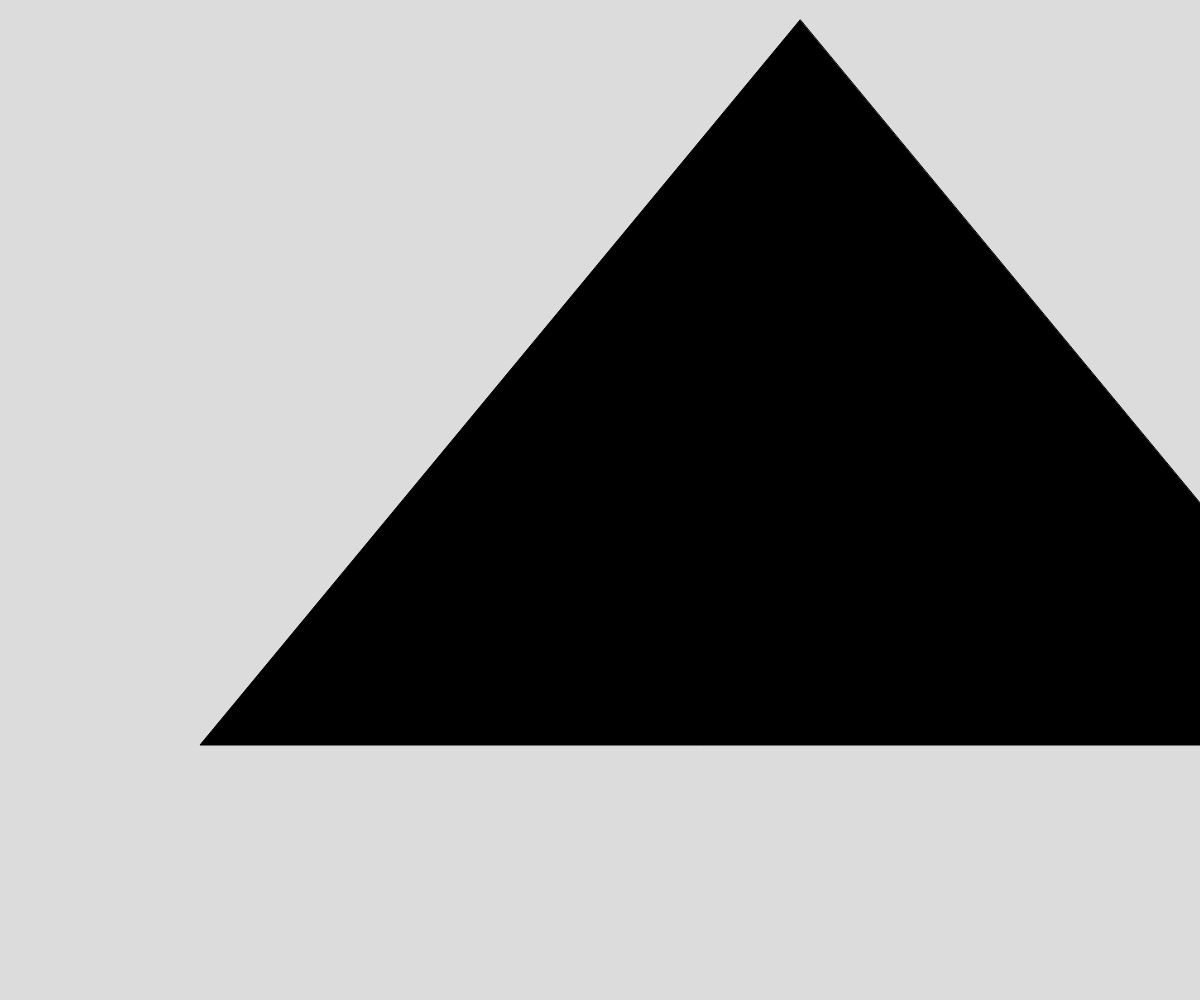
Frame 1 (no input)
Frame 60 (no input): identical to frame 1, image omitted
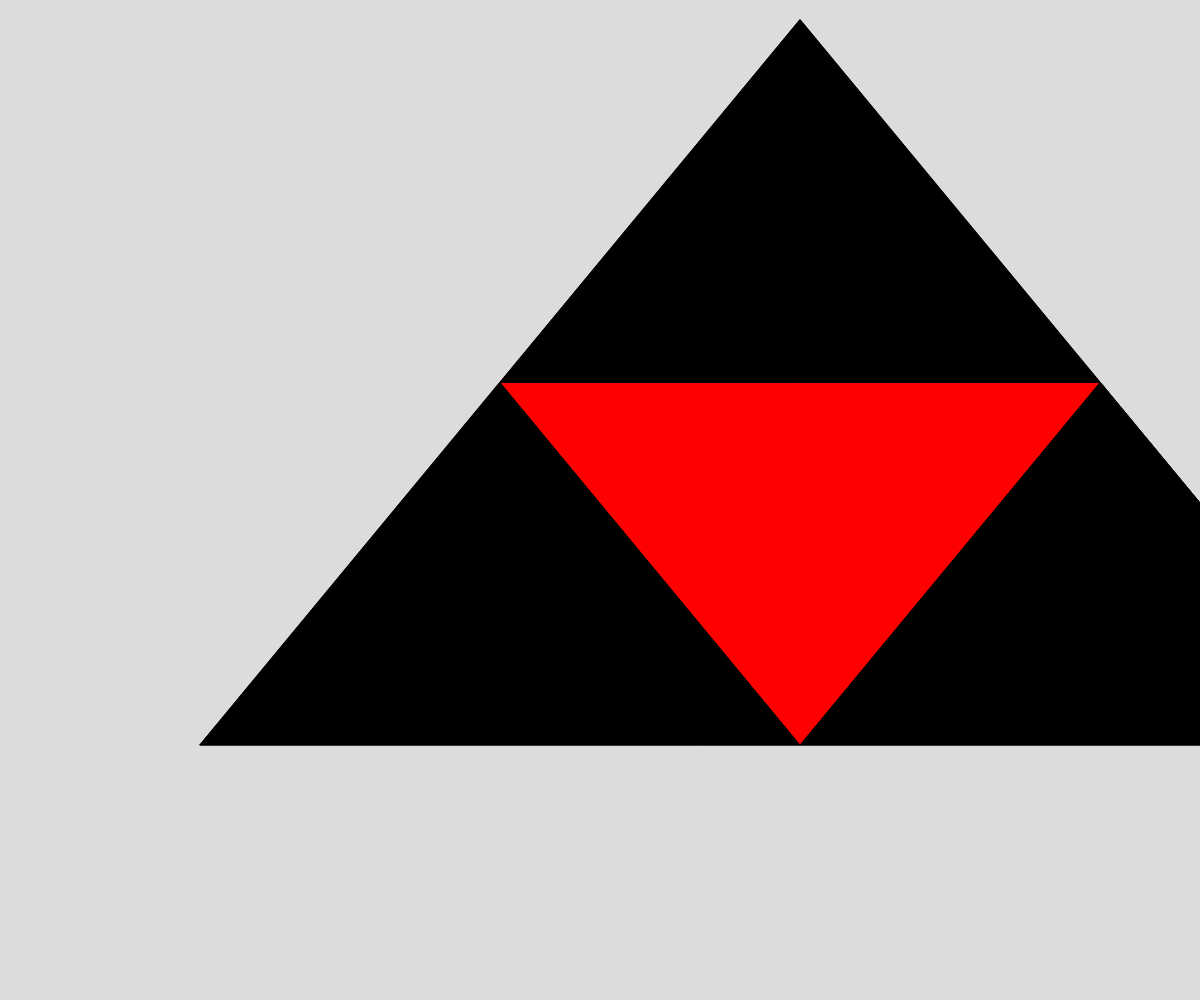
Frame 120 (the mouse pressed at the canvas centre since frame 60)

The p5.js sketch that drew these frames (run headless with seeded random() and noise() and a simulated clock; from frame 60 on, the mouse is pressed at the canvas centre):

// p5.js sketch
// ── sketch.js
// Sierpinskis Triangle Demo
// Jackson Peddle
//05/29/24

let initialTriangle = [
  {x: 800, y: 20},
  {x: 200, y: 745},
  {x: 1400, y: 745}
];

let theDepth = 0;
let theColors = ["black", "red", "blue", "yellow", "brown", "purple", "orange", "green"];

function setup() {
  createCanvas(windowWidth, windowHeight);
}

function draw() {
  background(220);
  sierpinski(initialTriangle, theDepth);
}

function mousePressed() {
  if (theDepth < 7) {
    theDepth++;
  }
}

function sierpinski(points, depth) {
  fill(theColors[depth]);
  triangle(points[0].x, points[0].y, points[1].x, points[1].y, points[2].x, points[2].y);

  if (depth > 0) { 
    //draw the lower left triangle
    sierpinski([midpoint(points[0], points[1]), midpoint(points[1], points[2]), points[1]], depth - 1);

    //draw the upper triangle
    sierpinski([midpoint(points[0], points[1]), midpoint(points[0], points[2]), points[0]], depth - 1);

    //draw the lower right triangle
    sierpinski([midpoint(points[0], points[2]), midpoint(points[1], points[2]), points[2]], depth - 1);
  }
}

function midpoint(p1, p2) {
  let newX = (p1.x + p2.x) / 2;
  let newY = (p1.y + p2.y) / 2;
  return {x: newX, y: newY};
}
